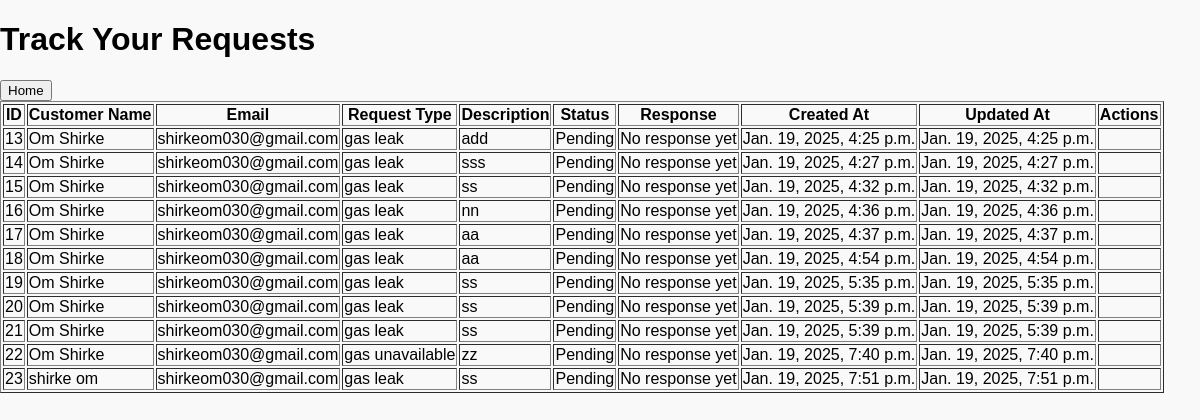
Page /services/track/ (signed in) on the committed database.
### services/models.py (models this page shows, shortened)
class ServiceRequest(models.Model):
    STATUS_CHOICES = [
        ('PENDING', 'Pending'),
        ('IN_PROGRESS', 'In Progress'),
        ('RESOLVED', 'Resolved'),
    ]
    customer_name = models.CharField(max_length=255)
    email = models.EmailField()
    request_type = models.CharField(max_length=100)
    description = models.TextField()
    status = models.CharField(max_length=20, choices=STATUS_CHOICES, default='PENDING')
    created_at = models.DateTimeField(auto_now_add=True)
    updated_at = models.DateTimeField(auto_now=True)
    user = models.ForeignKey(User, on_delete=models.CASCADE)
    response = models.TextField(null=True, blank=True)

### services/views.py (the view)
# urls.py: path('track/', views.track_request, name='track_request'),
@login_required
def track_request(request):
    requests = ServiceRequest.objects.filter(user=request.user)
    return render(request, 'services/track_request.html', {'requests': requests})

### services/templates/services/track_request.html (shortened to what this page needs)
<!DOCTYPE html>
<html lang="en">
  <head>
    {% load static %}
    <link rel="stylesheet" href="{% static 'css/styles.css' %}" />
  </head>
  <body>
    <h1>Track Your Requests</h1>
    <a href="{% url 'home' %}">
      <button type="button">Home</button>
    </a>
    {% if requests %}
    <table border="1">
      <thead>
        <tr>
          <th>ID</th>
          <th>Customer Name</th>
          <th>Email</th>
          <th>Request Type</th>
          <th>Description</th>
          <th>Status</th>
          <th>Response</th>
          <th>Created At</th>
          <th>Updated At</th>
          <th>Actions</th>
        </tr>
      </thead>
      <tbody>
        {% for request in requests %}
        <tr>
          <td>{{ request.id }}</td>
          <td>{{ request.customer_name }}</td>
          <td>{{ request.email }}</td>
          <td>{{ request.request_type }}</td>
          <td>{{ request.description }}</td>
          <td>{{ request.get_status_display }}</td>
          <td>{{ request.response|default:"No response yet" }}</td>
          <td>{{ request.created_at }}</td>
          <td>{{ request.updated_at }}</td>
          <td>
          </td>
        </tr>
        {% endfor %}
      </tbody>
    </table>
    {% else %}
    <p>No requests found.</p>
    {% endif %}
  </body>
</html>

### static/css/styles.css (style rules this page uses)
body { font-family: Arial, sans-serif; margin: 0; padding: 0; background-color: #f9f9f9; }

### rows in the picture
ServiceRequest: id "13", customer_name "Om Shirke", email "shirkeom030@gmail.com", request_type "gas leak", description "add", status "Pending", response "No response yet", created_at "Jan. 19, 2025, 4:25 p.m.", updated_at "Jan. 19, 2025, 4:25 p.m."
ServiceRequest: id "14", customer_name "Om Shirke", email "shirkeom030@gmail.com", request_type "gas leak", description "sss", status "Pending", response "No response yet", created_at "Jan. 19, 2025, 4:27 p.m.", updated_at "Jan. 19, 2025, 4:27 p.m."
ServiceRequest: id "15", customer_name "Om Shirke", email "shirkeom030@gmail.com", request_type "gas leak", description "ss", status "Pending", response "No response yet", created_at "Jan. 19, 2025, 4:32 p.m.", updated_at "Jan. 19, 2025, 4:32 p.m."
ServiceRequest: id "16", customer_name "Om Shirke", email "shirkeom030@gmail.com", request_type "gas leak", description "nn", status "Pending", response "No response yet", created_at "Jan. 19, 2025, 4:36 p.m.", updated_at "Jan. 19, 2025, 4:36 p.m."
ServiceRequest: id "17", customer_name "Om Shirke", email "shirkeom030@gmail.com", request_type "gas leak", description "aa", status "Pending", response "No response yet", created_at "Jan. 19, 2025, 4:37 p.m.", updated_at "Jan. 19, 2025, 4:37 p.m."
ServiceRequest: id "18", customer_name "Om Shirke", email "shirkeom030@gmail.com", request_type "gas leak", description "aa", status "Pending", response "No response yet", created_at "Jan. 19, 2025, 4:54 p.m.", updated_at "Jan. 19, 2025, 4:54 p.m."
ServiceRequest: id "19", customer_name "Om Shirke", email "shirkeom030@gmail.com", request_type "gas leak", description "ss", status "Pending", response "No response yet", created_at "Jan. 19, 2025, 5:35 p.m.", updated_at "Jan. 19, 2025, 5:35 p.m."
ServiceRequest: id "20", customer_name "Om Shirke", email "shirkeom030@gmail.com", request_type "gas leak", description "ss", status "Pending", response "No response yet", created_at "Jan. 19, 2025, 5:39 p.m.", updated_at "Jan. 19, 2025, 5:39 p.m."
ServiceRequest: id "21", customer_name "Om Shirke", email "shirkeom030@gmail.com", request_type "gas leak", description "ss", status "Pending", response "No response yet", created_at "Jan. 19, 2025, 5:39 p.m.", updated_at "Jan. 19, 2025, 5:39 p.m."
ServiceRequest: id "22", customer_name "Om Shirke", email "shirkeom030@gmail.com", request_type "gas unavailable", description "zz", status "Pending", response "No response yet", created_at "Jan. 19, 2025, 7:40 p.m.", updated_at "Jan. 19, 2025, 7:40 p.m."
ServiceRequest: id "23", customer_name "shirke om", email "shirkeom030@gmail.com", request_type "gas leak", description "ss", status "Pending", response "No response yet", created_at "Jan. 19, 2025, 7:51 p.m.", updated_at "Jan. 19, 2025, 7:51 p.m."
